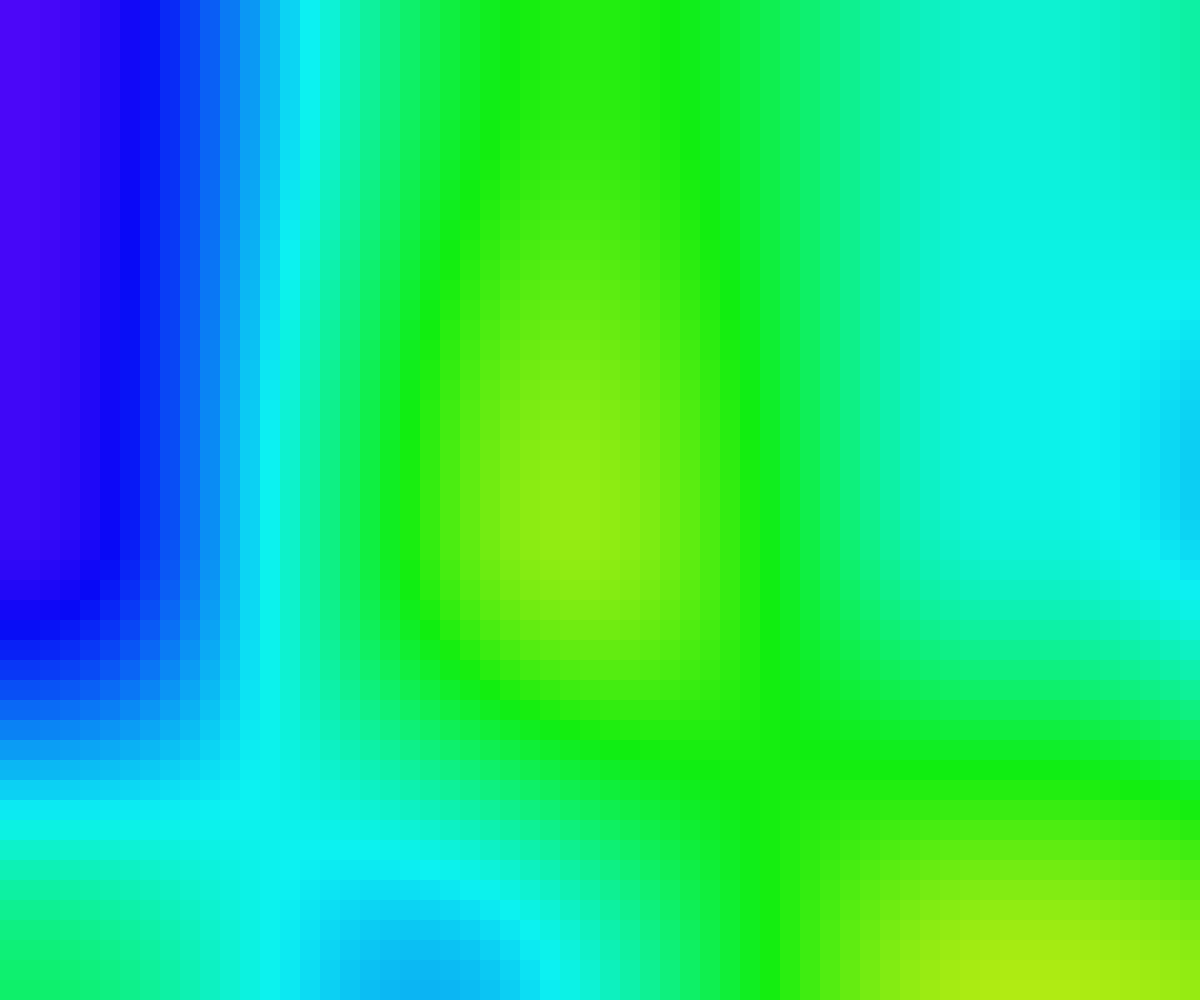
Frame 1 (no input)
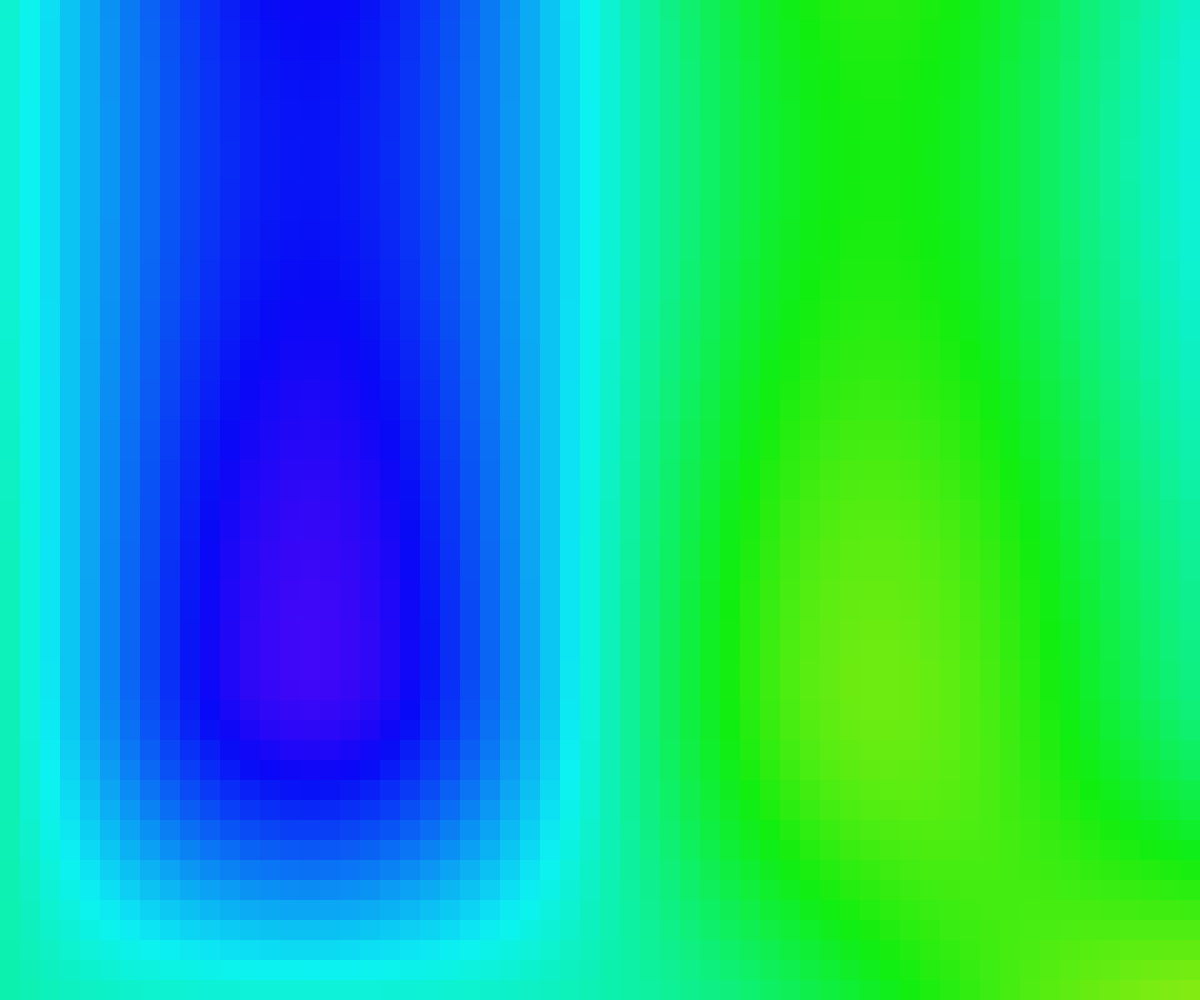
Frame 60 (no input)
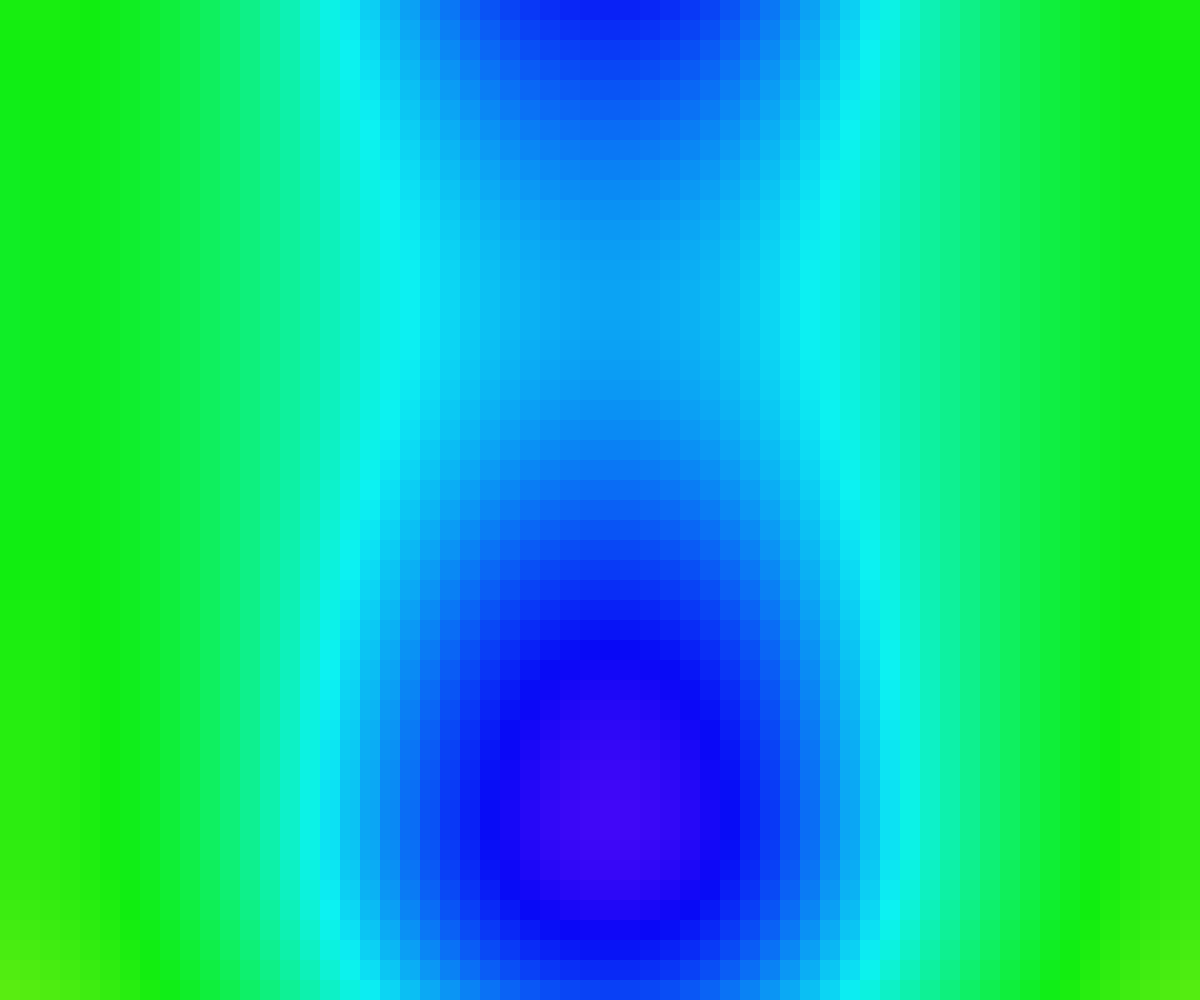
Frame 120 (the mouse pressed at the canvas centre since frame 60)

The p5.js sketch that drew these frames (run headless with seeded random() and noise() and a simulated clock; from frame 60 on, the mouse is pressed at the canvas centre):

// p5.js sketch
// ── sketch.js
function setup(){
  createCanvas(windowWidth, windowHeight);
  colorMode(HSB, 360, 100, 100, 1);
  noiseDetail(2, 1.0);
}

function draw(){
  let skip = width/60.0;
  let noiseScale = 0.001;
  let noiseSpeed = 0.0002;
  let shiftSpeed = -0.005;
  let shiftX = frameCount*shiftSpeed;
  let shiftY = frameCount*shiftSpeed/2.0;
  noStroke();
  
  for(let x = 0; x < width; x += skip){
    for(let y = 0; y < height; y += skip){
      let noiseVal = noise(x*noiseScale+shiftX, y*noiseScale+shiftY, millis()*noiseSpeed);
      let hue = map(noiseVal, 0, 1, 0, 360);
      let saturation = map(noiseVal, 0, 1, 90, 100);
      let brightness = map(noiseVal, 0, 1, 90, 100);
      fill(hue, saturation, brightness);
      rect(x, y, skip, skip);
    }
  }
}
